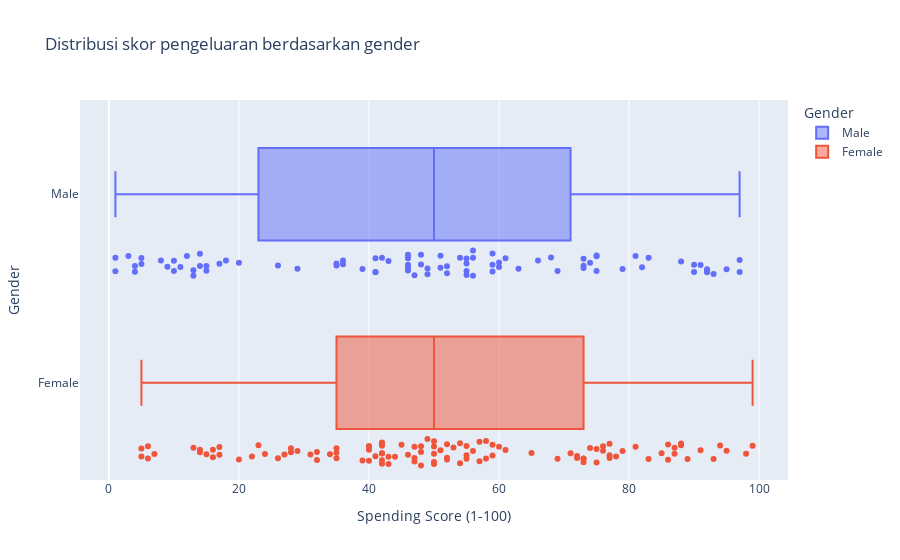

Notebook source saved alongside this figure:
### Code cell
px.box(customer_df, x="Spending Score (1-100)", y="Gender",
          color="Gender", points='all',
          title="Distribusi skor pengeluaran berdasarkan gender")

### Figure 1 — Plotly figure (JSON) as saved in the notebook; plotly's stock layout.template omitted (floating-point values rounded to 4 significant figures)
{"data": [{"alignmentgroup": "True", "boxpoints": "all", "hovertemplate": "Gender=%{y}<br>Spending Score (1-100)=%{x}<extra></extra>", "legendgroup": "Male", "marker": {"color": "#636efa"}, "name": "Male", "notched": false, "offsetgroup": "Male", "orientation": "h", "showlegend": true, "type": "box", "x": [39, 81, 3, 14, 13, 79, 66, 29, 35, 73, 73, 82, 61, 4, 4, 92, 92, 36, 60, 60, 41, 46, 46, 56, 55, 51, 59, 59, 55, 47, 54, 48, 51, 55, 41, 46, 41, 49, 52, 42, 49, 59, 55, 56, 46, 43, 48, 52, 46, 56, 91, 35, 95, 11, 75, 9, 75, 5, 73, 10, 93, 12, 97, 36, 90, 17, 88, 1, 1, 5, 26, 20, 63, 13, 75, 10, 92, 15, 69, 14, 90, 15, 97, 68, 8, 74, 18, 83], "x0": " ", "xaxis": "x", "y": ["Male", "Male", "Male", "Male", "Male", "Male", "Male", "Male", "Male", "Male", "Male", "Male", "Male", "Male", "Male", "Male", "Male", "Male", "Male", "Male", "Male", "Male", "Male", "Male", "Male", "Male", "Male", "Male", "Male", "Male", "Male", "Male", "Male", "Male", "Male", "Male", "Male", "Male", "Male", "Male", "Male", "Male", "Male", "Male", "Male", "Male", "Male", "Male", "Male", "Male", "Male", "Male", "Male", "Male", "Male", "Male", "Male", "Male", "Male", "Male", "Male", "Male", "Male", "Male", "Male", "Male", "Male", "Male", "Male", "Male", "Male", "Male", "Male", "Male", "Male", "Male", "Male", "Male", "Male", "Male", "Male", "Male", "Male", "Male", "Male", "Male", "Male", "Male"], "y0": " ", "yaxis": "y"}, {"alignmentgroup": "True", "boxpoints": "all", "hovertemplate": "Gender=%{y}<br>Spending Score (1-100)=%{x}<extra></extra>", "legendgroup": "Female", "marker": {"color": "#EF553B"}, "name": "Female", "notched": false, "offsetgroup": "Female", "orientation": "h", "showlegend": true, "type": "box", "x": [6, 77, 40, 76, 6, 94, 72, 99, 15, 77, 35, 98, 5, 14, 32, 31, 87, 73, 14, 81, 17, 73, 26, 75, 35, 61, 28, 65, 55, 47, 42, 42, 52, 54, 45, 50, 51, 52, 59, 50, 48, 47, 42, 49, 56, 53, 52, 42, 44, 57, 58, 55, 60, 46, 55, 40, 42, 47, 50, 41, 48, 42, 50, 54, 42, 48, 50, 43, 59, 43, 57, 40, 58, 29, 77, 34, 71, 88, 7, 72, 5, 40, 87, 74, 22, 20, 76, 16, 89, 78, 73, 35, 83, 93, 75, 95, 27, 13, 86, 32, 86, 88, 39, 24, 17, 85, 23, 69, 91, 16, 79, 28], "x0": " ", "xaxis": "x", "y": ["Female", "Female", "Female", "Female", "Female", "Female", "Female", "Female", "Female", "Female", "Female", "Female", "Female", "Female", "Female", "Female", "Female", "Female", "Female", "Female", "Female", "Female", "Female", "Female", "Female", "Female", "Female", "Female", "Female", "Female", "Female", "Female", "Female", "Female", "Female", "Female", "Female", "Female", "Female", "Female", "Female", "Female", "Female", "Female", "Female", "Female", "Female", "Female", "Female", "Female", "Female", "Female", "Female", "Female", "Female", "Female", "Female", "Female", "Female", "Female", "Female", "Female", "Female", "Female", "Female", "Female", "Female", "Female", "Female", "Female", "Female", "Female", "Female", "Female", "Female", "Female", "Female", "Female", "Female", "Female", "Female", "Female", "Female", "Female", "Female", "Female", "Female", "Female", "Female", "Female", "Female", "Female", "Female", "Female", "Female", "Female", "Female", "Female", "Female", "Female", "Female", "Female", "Female", "Female", "Female", "Female", "Female", "Female", "Female", "Female", "Female", "Female"], "y0": " ", "yaxis": "y"}], "layout": {"boxmode": "overlay", "legend": {"title": {"text": "Gender"}, "tracegroupgap": 0}, "title": {"text": "Distribusi skor pengeluaran berdasarkan gender"}, "xaxis": {"anchor": "y", "domain": [0, 1], "title": {"text": "Spending Score (1-100)"}}, "yaxis": {"anchor": "x", "categoryarray": ["Female", "Male"], "categoryorder": "array", "domain": [0, 1], "title": {"text": "Gender"}}}}
